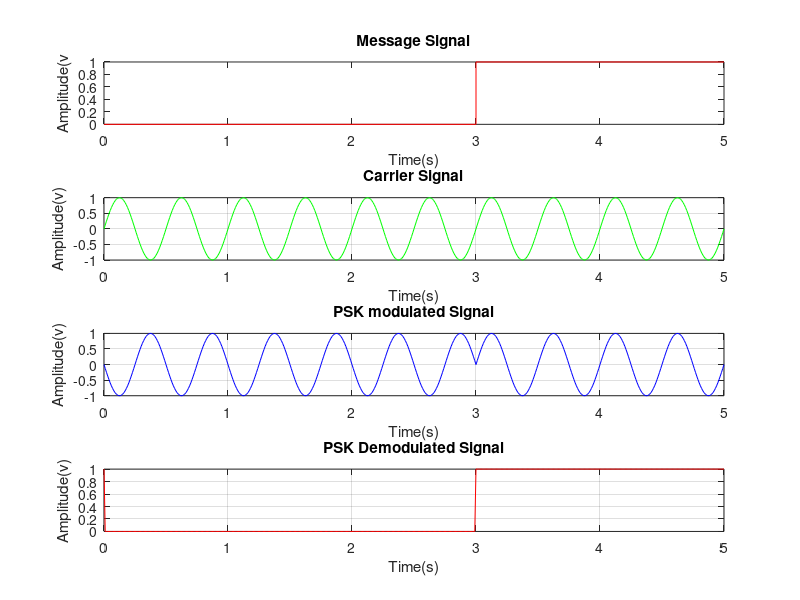

Reproduce this figure in MATLAB.

%A.	Phase Shift Keying using Randomised Inputs.


close all;
clear all;
clf;
fc=2;
f=input('Enter the number of bits:');
n=round(rand(1,f));  
l=length(n);
if n(l)==1
n(l+1)=1;
else
n(l+1)=0;
end
tn=0:l;
subplot(4,1,1)
stairs(tn,n,'r');
xlabel('Time(s)');
ylabel('Amplitude(v');
title('Message Signal');

%Carrier Generation
t=0:0.01:l;
c1=sin(2*pi*fc*t);
subplot(4,1,2);
plot(t,c1,'g');
xlabel('Time(s)');
ylabel('Amplitude(v)');
title('Carrier Signal');
grid on;

%PSK Modulated Signal Generation
for i=1:l
    for j=(i-1)*100:i*100
        if(n(i)==1)
            s(j+1)=c1(j+1);
        else
            s(j+1)=-c1(j+1);
        end
    end
end

subplot(4,1,3);
plot(t,s,'b');
xlabel('Time(s)');
ylabel('Amplitude(v)');
title('PSK modulated Signal');
grid on;

%PSK demodulated Signal generation

for i=1:l
    for j=(i-1)*100:i*100
        if(s(j+1)==c1(j+1))
            x(j+1)=1;
        else
            x(j+1)=0;
        end
    end
end
subplot(4,1,4);
plot(t,x,'r');
xlabel('Time(s)');
ylabel('Amplitude(v)');
title('PSK Demodulated Signal');
grid on;
